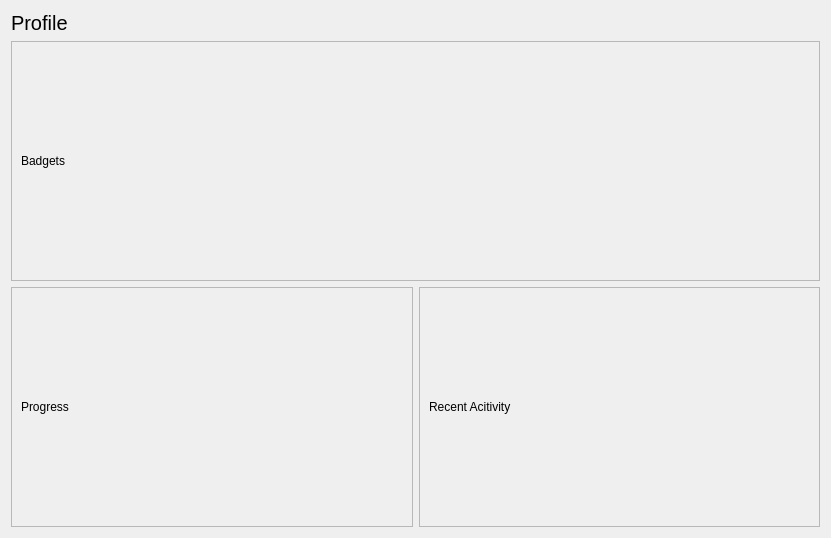
<?xml version="1.0" encoding="UTF-8"?>
<ui version="4.0">
 <class>Form</class>
 <widget class="QWidget" name="Form">
  <property name="geometry">
   <rect>
    <x>0</x>
    <y>0</y>
    <width>831</width>
    <height>538</height>
   </rect>
  </property>
  <property name="windowTitle">
   <string>Form</string>
  </property>
  <property name="styleSheet">
   <string notr="true">#section_title {
	font-size: 15pt;
    font-weight: 350;
}
</string>
  </property>
  <layout class="QVBoxLayout" name="verticalLayout">
   <item>
    <widget class="QLabel" name="section_title">
     <property name="sizePolicy">
      <sizepolicy hsizetype="Preferred" vsizetype="Maximum">
       <horstretch>0</horstretch>
       <verstretch>0</verstretch>
      </sizepolicy>
     </property>
     <property name="text">
      <string>Profile</string>
     </property>
    </widget>
   </item>
   <item>
    <widget class="QFrame" name="frame">
     <property name="frameShape">
      <enum>QFrame::StyledPanel</enum>
     </property>
     <property name="frameShadow">
      <enum>QFrame::Raised</enum>
     </property>
     <layout class="QVBoxLayout" name="verticalLayout_2">
      <item>
       <widget class="QLabel" name="label_4">
        <property name="sizePolicy">
         <sizepolicy hsizetype="Preferred" vsizetype="Maximum">
          <horstretch>0</horstretch>
          <verstretch>0</verstretch>
         </sizepolicy>
        </property>
        <property name="text">
         <string>Badgets</string>
        </property>
       </widget>
      </item>
      <item>
       <layout class="QHBoxLayout" name="horizontalLayout_2"/>
      </item>
     </layout>
    </widget>
   </item>
   <item>
    <layout class="QHBoxLayout" name="horizontalLayout">
     <item>
      <widget class="QFrame" name="frame_2">
       <property name="frameShape">
        <enum>QFrame::StyledPanel</enum>
       </property>
       <property name="frameShadow">
        <enum>QFrame::Raised</enum>
       </property>
       <layout class="QVBoxLayout" name="verticalLayout_3">
        <item>
         <widget class="QLabel" name="label_2">
          <property name="sizePolicy">
           <sizepolicy hsizetype="Preferred" vsizetype="Maximum">
            <horstretch>0</horstretch>
            <verstretch>0</verstretch>
           </sizepolicy>
          </property>
          <property name="text">
           <string>Progress</string>
          </property>
         </widget>
        </item>
       </layout>
      </widget>
     </item>
     <item>
      <widget class="QFrame" name="frame_3">
       <property name="frameShape">
        <enum>QFrame::StyledPanel</enum>
       </property>
       <property name="frameShadow">
        <enum>QFrame::Raised</enum>
       </property>
       <layout class="QVBoxLayout" name="verticalLayout_4">
        <item>
         <widget class="QLabel" name="label_3">
          <property name="sizePolicy">
           <sizepolicy hsizetype="Preferred" vsizetype="Maximum">
            <horstretch>0</horstretch>
            <verstretch>0</verstretch>
           </sizepolicy>
          </property>
          <property name="text">
           <string>Recent Acitivity</string>
          </property>
         </widget>
        </item>
       </layout>
      </widget>
     </item>
    </layout>
   </item>
  </layout>
 </widget>
 <resources/>
 <connections/>
</ui>
